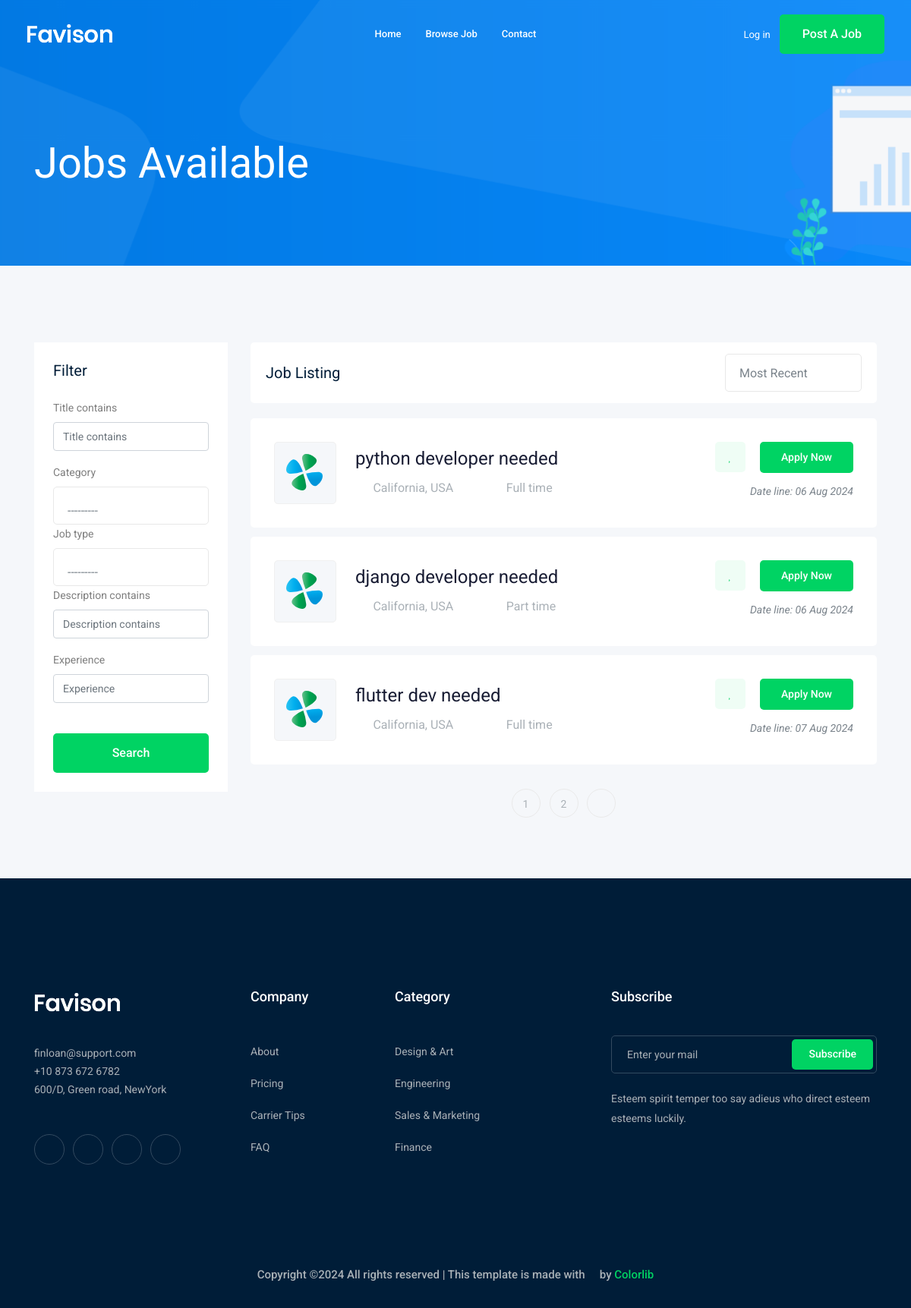
The app's page /jobs/, older data.
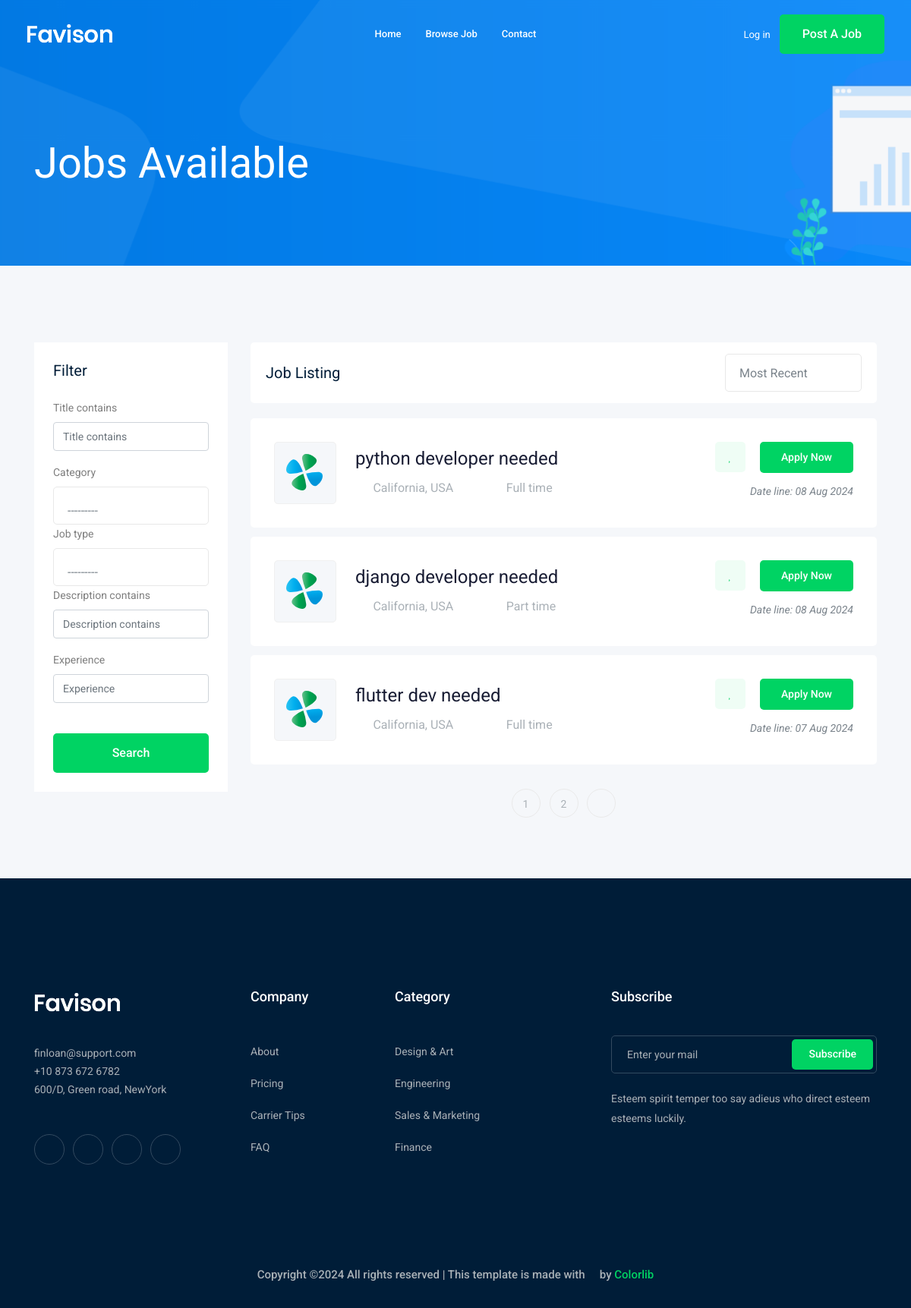
The same page, newer data.
### job/models.py (models this page shows, shortened)
class Job(models.Model):
    owner =models.ForeignKey(User, related_name='job_owner', on_delete=models.CASCADE)
    title = models.CharField(max_length=50)
    category = models.ForeignKey("Category", on_delete=models.CASCADE)
    job_type = models.CharField(max_length=50, choices=JOB_TYPE)
    description = models.TextField(max_length=200)
    published_at = models.DateField(auto_now=True)
    vacancy = models.IntegerField(default=1)
    salary = models.IntegerField(default=1)
    experience = models.IntegerField(default=1)
    image = models.ImageField( upload_to=img_upload)
    slug = models.SlugField(blank=True, null=True)
    def __str__(self) :
        return self.title

### job/views.py (the view)
# urls.py: path('',views.job_list, name='job_list'),
def job_list(request):
    job_list= Job.objects.all()
    myfilter = JobFilter(request.GET, queryset=job_list)
    job_list = myfilter.qs
    paginator = Paginator(job_list, 3)  # Show 25 contacts per page.
    page_number = request.GET.get("page")
    page_obj = paginator.get_page(page_number)
    context =  {"jobs":page_obj, 'myfilter': myfilter}
    return render(request, 'job/job_list.html', context)

### job/models.py (called while the page is built)
    def __str__(self) -> str:
        return self.name

### job/templates/job/job_list.html (shortened to what this page needs)
{% extends 'base.html' %}
{% load bootstrap4 %}
{% block body %}
    <div class="bradcam_area bradcam_bg_1">
        <div class="container">
            <div class="row">
                <div class="col-xl-12">
                    <div class="bradcam_text">
                        <h3>{{jobs.count}} Jobs Available</h3>
                    </div>
                </div>
            </div>
        </div>
    </div>
    <div class="job_listing_area plus_padding">
        <div class="container">
            <div class="row">
                <div class="col-lg-3">
                    <div class="job_filter white-bg">
                        <div class="form_inner white-bg">
                            <h3>Filter</h3>
                            <form method="GET">
                                {% bootstrap_form myfilter.form %}
                                <input type='submit' value='search' class="boxed-btn3 w-100 mt-4">
                            </form>
                        </div>
                    </div>
                </div>
                <div class="col-lg-9">
                    <div class="recent_joblist_wrap">
                        <div class="recent_joblist white-bg ">
                            <div class="row align-items-center">
                                <div class="col-md-6">
                                    <h4>Job Listing</h4>
                                </div>
                                <div class="col-md-6">
                                    <div class="serch_cat d-flex justify-content-end">
                                    </div>
                                </div>
                            </div>
                        </div>
                    </div>
                    <div class="job_lists m-0">
                        <div class="row">
                            {% for job in jobs %}
                            <div class="col-lg-12 col-md-12">
                                <div class="single_jobs white-bg d-flex justify-content-between">
                                    <div class="jobs_left d-flex align-items-center">
                                        <div class="thumb">
                                            <img src="img/svg_icon/1.svg" alt="">
                                        </div>
                                        <div class="jobs_conetent">
                                            <a href=" {% url 'jobs:job_detail' job.slug %} "><h4>{{job}}</h4></a>
                                            <div class="links_locat d-flex align-items-center">
                                                <div class="location">
                                                    <p> <i class="fa fa-map-marker"></i> California, USA</p>
                                                </div>
                                                <div class="location">
                                                    <p> <i class="fa fa-clock-o"></i>{{job.job_type}}</p>
                                                </div>
                                            </div>
                                        </div>
                                    </div>
                                    <div class="jobs_right">
                                        <div class="apply_now">
                                            <a class="heart_mark" href="#"> <i class="fa fa-heart"></i> </a>
                                            <a href="{% url 'jobs:job_detail' job.slug %}" class="boxed-btn3">Apply Now</a>
                                        </div>
                                        <div class="date">
                                            <p>Date line: {{job.published_at|date:'d M o'}}</p>
                                        </div>
                                    </div>
                                </div>
                            </div>
                            {% endfor  %}
                        </div>
                        {% if jobs.has_other_pages %}
                        <div class="row">
                            <div class="col-lg-12">
                                <div class="pagination_wrap">
                                    <ul>
                                        {% for i in jobs.paginator.page_range %}
                                        <li><a href="?page={{i}}"><span>{{i}}</span></a></li>
                                        {% endfor %}
                                        {% if jobs.has_next %}
                                        <li><a href="?page={{ jobs.next_page_number }}"> <i class="ti-angle-right"></i> </a></li>
                                        {% endif %}
                                    </ul>
                                </div>
                            </div>
                        </div>
                        {%  endif %}
                    </div>
                </div>
            </div>
        </div>
    </div>
{% endblock body %}

### templates/base.html (shortened to what this page needs)
{% load static %}
<!doctype html>
<html class="no-js" lang="zxx">
<head>
    <link rel="stylesheet" href="{% static 'css/bootstrap.min.css' %}">
    <link rel="stylesheet" href="{% static 'css/owl.carousel.min.css' %}">
    <link rel="stylesheet" href="{% static 'css/magnific-popup.css' %}">
    <link rel="stylesheet" href="{% static 'css/font-awesome.min.css' %}">
    <link rel="stylesheet" href="{% static 'css/themify-icons.css' %}">
    <link rel="stylesheet" href="{% static 'css/nice-select.css' %}">
    <link rel="stylesheet" href="{% static 'css/flaticon.css' %}">
    <link rel="stylesheet" href="{% static 'css/jquery-ui.css' %}">
    <link rel="stylesheet" href="{% static 'css/gijgo.css' %}">
    <link rel="stylesheet" href="{% static 'css/animate.min.css' %}">
    <link rel="stylesheet" href="{% static 'css/slicknav.css' %}">
    <link rel="stylesheet" href="{% static 'css/style.css' %}">
</head>
<body>
    <header>
        <div class="header-area ">
            <div id="sticky-header" class="main-header-area">
                <div class="container-fluid ">
                    <div class="header_bottom_border">
                        <div class="row align-items-center">
                            <div class="col-xl-3 col-lg-2">
                                <div class="logo">
                                    <a href="index.html">
                                        <img src="img/logo.png" alt="">
                                    </a>
                                </div>
                            </div>
                            <div class="col-xl-6 col-lg-7">
                                <div class="main-menu  d-none d-lg-block">
                                    <nav>
                                        <ul id="navigation">
                                            <li><a href="/">home</a></li>
                                            <li><a href="{% url 'jobs:job_list' %}">Browse Job</a></li>
                                            <li><a href="{% url 'contact:contact' %}">Contact</a></li>
                                        </ul>
                                    </nav>
                                </div>
                            </div>
                            <div class="col-xl-3 col-lg-3 d-none d-lg-block">
                                <div class="Appointment">
                                    {% if request.user.is_authenticated %}
                                    <div class="phone_num d-none d-xl-block">
                                        <a href="{% url 'accounts:profile'  %}">Profile</a>
                                    </div>
                                    {% else %}
                                    <div class="phone_num d-none d-xl-block">
                                        <a href="{% url 'login'  %}">Log in</a>
                                    </div>
                                    {% endif %}
                                    <div class="d-none d-lg-block">
                                        <a class="boxed-btn3" href="{% url 'jobs:add_job' %}">Post a Job</a>
                                    </div>
                                </div>
                            </div>
                            <div class="col-12">
                            </div>
                        </div>
                    </div>
                </div>
            </div>
        </div>
    </header>
{% block body %}
{% endblock body %}
    <footer class="footer">
        <div class="footer_top">
            <div class="container">
                <div class="row">
                    <div class="col-xl-3 col-md-6 col-lg-3">
                        <div class="footer_widget wow fadeInUp" data-wow-duration="1s" data-wow-delay=".3s">
                            <div class="footer_logo">
                                <a href="#">
                                    <img src="img/logo.png" alt="">
                                </a>
                            </div>
                            <p>
                                finloan@support.com <br>
                                +10 873 672 6782 <br>
                                600/D, Green road, NewYork
                            </p>
                            <div class="socail_links">
                                <ul>
                                    <li>
                                        <a href="#">
                                            <i class="ti-facebook"></i>
                                        </a>
                                    </li>
                                    <li>
                                        <a href="#">
                                            <i class="fa fa-google-plus"></i>
                                        </a>
                                    </li>
                                    <li>
                                        <a href="#">
                                            <i class="fa fa-twitter"></i>
                                        </a>
                                    </li>
                                    <li>
                                        <a href="#">
                                            <i class="fa fa-instagram"></i>
                                        </a>
                                    </li>
                                </ul>
                            </div>
                        </div>
                    </div>
                    <div class="col-xl-2 col-md-6 col-lg-2">
                        <div class="footer_widget wow fadeInUp" data-wow-duration="1.1s" data-wow-delay=".4s">
                            <h3 class="footer_title">
                                Company
                            </h3>
                            <ul>
                                <li><a href="#">About </a></li>
                                <li><a href="#"> Pricing</a></li>
                                <li><a href="#">Carrier Tips</a></li>
                                <li><a href="#">FAQ</a></li>
                            </ul>
                        </div>
                    </div>
                    <div class="col-xl-3 col-md-6 col-lg-3">
                        <div class="footer_widget wow fadeInUp" data-wow-duration="1.2s" data-wow-delay=".5s">
                            <h3 class="footer_title">
                                Category
                            </h3>
                            <ul>
                                <li><a href="#">Design & Art</a></li>
                                <li><a href="#">Engineering</a></li>
                                <li><a href="#">Sales & Marketing</a></li>
                                <li><a href="#">Finance</a></li>
                            </ul>
                        </div>
                    </div>
                    <div class="col-xl-4 col-md-6 col-lg-4">
                        <div class="footer_widget wow fadeInUp" data-wow-duration="1.3s" data-wow-delay=".6s">
                            <h3 class="footer_title">
                                Subscribe
                            </h3>
                            <form action="#" class="newsletter_form">
                                <input type="text" placeholder="Enter your mail">
                                <button type="submit">Subscribe</button>
                            </form>
                            <p class="newsletter_text">Esteem spirit temper too say adieus who direct esteem esteems
                                luckily.</p>
                        </div>
                    </div>
                </div>
            </div>
        </div>
        <div class="copy-right_text wow fadeInUp" data-wow-duration="1.4s" data-wow-delay=".3s">
            <div class="container">
                <div class="row">
                    <div class="col-xl-12">
                        <p class="copy_right text-center">
Copyright &copy;<script>document.write(new Date().getFullYear());</script> All rights reserved | This template is made with <i class="fa fa-heart-o" aria-hidden="true"></i> by <a href="https://colorlib.com" target="_blank">Colorlib</a>
                        </p>
                    </div>
                </div>
            </div>
        </div>
    </footer>
</body>
</html>

Row changes from the older to the newer data that the page shows:
changed Job "python developer needed": published_at "06 Aug 2024" → "08 Aug 2024"
changed Job "django developer needed": published_at "06 Aug 2024" → "08 Aug 2024"
